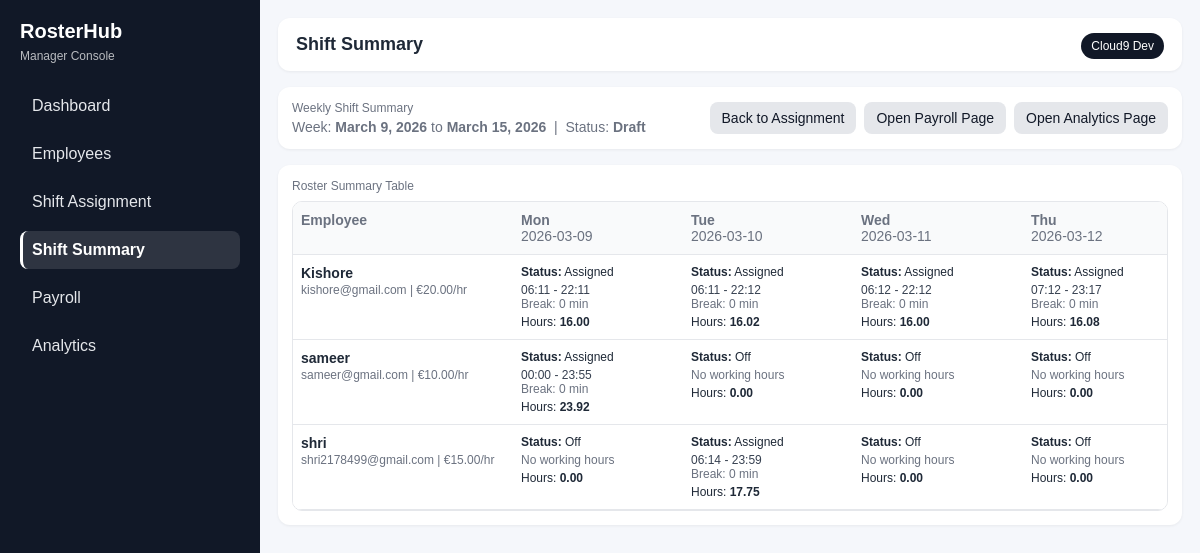
The app's page /roster/week-summary/ with its own data.
### apps/roster/models.py (models this page shows, shortened)
class WeeklyRoster(models.Model):
    STATUS_CHOICES = [
        ("draft", "Draft"),
        ("finalized", "Finalized"),
    ]
    week_start_date = models.DateField(unique=True)  # Monday
    week_end_date = models.DateField()               # Sunday
    status = models.CharField(max_length=20, choices=STATUS_CHOICES, default="draft")
    created_at = models.DateTimeField(auto_now_add=True)
    updated_at = models.DateTimeField(auto_now=True)
    class Meta:
        ordering = ["-week_start_date"]

class Shift(models.Model):
    SHIFT_STATUS_CHOICES = [
        ("assigned", "Assigned"),
        ("off", "Off"),
        ("leave", "Leave"),
        ("holiday", "Holiday"),
    ]
    weekly_roster = models.ForeignKey(
        WeeklyRoster,
        on_delete=models.CASCADE,
        related_name="shifts"
    )
    employee = models.ForeignKey(
        Employee,
        on_delete=models.CASCADE,
        related_name="shifts"
    )
    shift_date = models.DateField()
    start_time = models.TimeField(blank=True, null=True)
    end_time = models.TimeField(blank=True, null=True)
    break_minutes = models.PositiveIntegerField(default=0)
    total_hours = models.DecimalField(max_digits=5, decimal_places=2, default=0)
    shift_status = models.CharField(max_length=20, choices=SHIFT_STATUS_CHOICES, default="assigned")
    notes = models.CharField(max_length=255, blank=True, null=True)
    created_at = models.DateTimeField(auto_now_add=True)
    updated_at = models.DateTimeField(auto_now=True)
    class Meta:
        ordering = ["shift_date", "employee__name"]
        constraints = [
            models.UniqueConstraint(
                fields=["weekly_roster", "employee", "shift_date"],
                name="unique_shift_per_employee_per_day_per_roster"
            )
        ]

### apps/employees/models.py (models this page shows, shortened)
class Employee(models.Model):
    EMPLOYMENT_TYPE_CHOICES = [
        ("full_time", "Full-time"),
        ("part_time", "Part-time"),
        ("contract", "Contract"),
    ]
    name = models.CharField(max_length=100)
    email = models.EmailField(unique=True)
    hourly_rate = models.DecimalField(max_digits=10, decimal_places=2)
    age = models.PositiveIntegerField()
    department = models.CharField(max_length=100, blank=True, null=True)
    employment_type = models.CharField(
        max_length=20,
        choices=EMPLOYMENT_TYPE_CHOICES,
        default="full_time"
    )
    is_active = models.BooleanField(default=True)
    created_at = models.DateTimeField(auto_now_add=True)
    updated_at = models.DateTimeField(auto_now=True)
    class Meta:
        ordering = ["name"]

### apps/roster/views.py (the view)
# urls.py: path("week-summary/", views.week_summary, name="week_summary"),
def week_summary(request):
    active_roster_id = request.session.get("active_roster_id")
    if active_roster_id:
       roster = WeeklyRoster.objects.filter(id=active_roster_id).first()
    else:
       roster = WeeklyRoster.objects.order_by("-week_start_date").first()
    if not roster:
        messages.warning(request, "No weekly roster found. Please create a roster first.")
        return render(request, "roster/week_summary.html", {"roster": None})
    employees = Employee.objects.filter(is_active=True).order_by("name")
    week_days = []
    current_date = roster.week_start_date
    for _ in range(7):
        week_days.append(current_date)
        current_date += timedelta(days=1)
    shifts = Shift.objects.filter(
        weekly_roster=roster,
        employee__in=employees,
        shift_date__range=[roster.week_start_date, roster.week_end_date]
    )
    shift_lookup = {}
    for shift in shifts:
        key = f"{shift.employee_id}|{shift.shift_date.strftime('%Y-%m-%d')}"
        shift_lookup[key] = shift
    employee_totals = {}
    for emp in employees:
        total = 0
        for day in week_days:
            key = f"{emp.id}|{day.strftime('%Y-%m-%d')}"
            shift = shift_lookup.get(key)
            if shift:
                total += float(shift.total_hours or 0)
        employee_totals[emp.id] = round(total, 2)
    payroll_rows = PayrollSummary.objects.filter(
           weekly_roster=roster,
           employee__in=employees
          )
    payroll_lookup = {p.employee_id: p for p in payroll_rows}
    analytics_rows = WorkforceAnalyticsResult.objects.filter(
        weekly_roster=roster,
        employee__in=employees
    )
    analytics_lookup = {a.employee_id: a for a in analytics_rows}
    context = {
        "roster": roster,
        "employees": employees,
        "week_days": week_days,
        "shift_lookup_string_keys": shift_lookup,
        "employee_totals": employee_totals,
        "payroll_lookup": payroll_lookup,
        "analytics_lookup": analytics_lookup,
    }
    return render(request, "roster/week_summary.html", context)

### apps/roster/templatetags/roster_extras.py (called while the page is built)
@register.filter
def get_item(dictionary, key):
    if dictionary is None:
        return None
    return dictionary.get(key)

### templates/roster/week_summary.html (shortened to what this page needs)
{% extends "base.html" %}
{% load roster_extras %}
{% block page_title %}Shift Summary{% endblock %}
{% block content %}
  {% if not roster %}
    <div class="card">
      <div class="card-title">Weekly Shift Summary</div>
      <p>No roster available yet. Please create a weekly roster first.</p>
      <a href="{% url 'roster:week_select' %}" class="btn btn-primary">Create / Open Weekly Roster</a>
    </div>
  {% else %}
    <div class="card">
      <div style="display:flex; justify-content:space-between; align-items:center; gap:12px; flex-wrap:wrap;">
        <div>
          <div class="card-title" style="margin-bottom:4px;">Weekly Shift Summary</div>
          <div style="font-size:14px; color:#6b7280;">
            Week: <strong>{{ roster.week_start_date|date:"F j, Y" }}</strong> to <strong>{{ roster.week_end_date|date:"F j, Y" }}</strong>
            &nbsp;|&nbsp;
            Status: <strong>{{ roster.get_status_display }}</strong>
          </div>
        </div>
        <div style="display:flex; gap:8px; flex-wrap:wrap;">
          <a href="{% url 'roster:assign_week' roster.id %}" class="btn btn-secondary">Back to Assignment</a>
          <a href="{% url 'payroll:summary' %}" class="btn btn-secondary">Open Payroll Page</a>
          <a href="{% url 'analytics:summary' %}" class="btn btn-secondary">Open Analytics Page</a>
        </div>
      </div>
    </div>
    <div class="card" style="margin-top:16px;">
      <div class="card-title">Roster Summary Table</div>
      <div class="table-scroll">
        <table class="table table-roster">
          <thead>
            <tr>
              <th style="min-width:220px;">Employee</th>
              {% for day in week_days %}
                <th style="min-width:170px;">
                  {{ day|date:"D" }}<br>
                  <span style="font-weight:400; color:#6b7280;">{{ day|date:"Y-m-d" }}</span>
                </th>
              {% endfor %}
            </tr>
          </thead>
          <tbody>
            {% for emp in employees %}
              <tr>
                <td>
                  <strong>{{ emp.name }}</strong><br>
                  <span style="font-size:12px; color:#6b7280;">
                    {{ emp.email }} | €{{ emp.hourly_rate }}/hr
                  </span>
                </td>
                {% for day in week_days %}
                  {% with day_str=day|date:"Y-m-d" %}
                    {% with cell_key=emp.id|stringformat:"s"|add:"|"|add:day_str %}
                      {% with shift=shift_lookup_string_keys|get_item:cell_key %}
                        <td>
                          {% if shift %}
                            <div style="font-size:12px; margin-bottom:4px;">
                              <strong>Status:</strong> {{ shift.get_shift_status_display }}
                            </div>
                            {% if shift.shift_status == "assigned" %}
                              <div style="font-size:12px; color:#374151;">
                                {{ shift.start_time|time:"H:i" }} - {{ shift.end_time|time:"H:i" }}
                              </div>
                              <div style="font-size:12px; color:#6b7280;">
                                Break: {{ shift.break_minutes }} min
                              </div>
                              <div style="font-size:12px; margin-top:4px;">
                                Hours: <strong>{{ shift.total_hours }}</strong>
                              </div>
                            {% else %}
                              <div style="font-size:12px; color:#6b7280;">No working hours</div>
                              <div style="font-size:12px; margin-top:4px;">
                                Hours: <strong>{{ shift.total_hours }}</strong>
                              </div>
                            {% endif %}
                          {% else %}
                            <div style="font-size:12px; color:#9ca3af;">No entry</div>
                          {% endif %}
                        </td>
                      {% endwith %}
                    {% endwith %}
                  {% endwith %}
                {% endfor %}
              </tr>
            {% endfor %}
          </tbody>
        </table>
      </div>
    </div>
  {% endif %}
{% endblock %}

### templates/base.html (shortened to what this page needs)
<!DOCTYPE html>
<html lang="en">
<head>
  {% load static %}
  <link rel="stylesheet" href="{% static 'css/app.css' %}">
</head>
<body>
  <div class="layout">
    <aside class="sidebar">
      <div class="brand">
        <div class="brand-title">RosterHub</div>
        <div class="brand-subtitle">Manager Console</div>
      </div>
      <nav class="nav">
        <a class="nav-link {% if request.path == '/' %}active{% endif %}" href="{% url 'dashboard:home' %}">Dashboard</a>
        <a class="nav-link {% if request.path|slice:':10' == '/employees/' %}active{% endif %}" href="{% url 'employees:list' %}">Employees</a>
        <a class="nav-link {% if request.path == '/roster/week-select/' or '/roster/assign/' in request.path %}active{% endif %}"href="{% url 'roster:week_select' %}">Shift Assignment</a>
        <a class="nav-link {% if request.path == '/roster/week-summary/' %}active{% endif %}"href="{% url 'roster:week_summary' %}">Shift Summary</a>
        <a class="nav-link {% if request.path|slice:':9' == '/payroll/' %}active{% endif %}" href="{% url 'payroll:summary' %}">Payroll</a>
        <a class="nav-link {% if request.path|slice:':11' == '/analytics/' %}active{% endif %}" href="{% url 'analytics:summary' %}">Analytics</a>
      </nav>
    </aside>
    <main class="content">
      <header class="topbar">
        <div class="topbar-left">
          <h1 class="page-title">{% block page_title %}Dashboard{% endblock %}</h1>
        </div>
        <div class="topbar-right">
          <span class="badge">Cloud9 Dev</span>
        </div>
      </header>
      <section class="page">
  {% block content %}{% endblock %}
</section>
    </main>
  </div>
</body>
</html>

### static/css/app.css (style rules this page uses)
* { box-sizing: border-box; }
body { margin: 0; font-family: Arial, sans-serif; background: #f5f7fb; color: #1f2937; }
.layout { display: flex; min-height: 100vh; }
.sidebar { width: 260px; background: #111827; color: #fff; padding: 20px; }
.brand { margin-bottom: 24px; }
.brand-title { font-size: 20px; font-weight: 700; }
.brand-subtitle { font-size: 12px; opacity: 0.7; margin-top: 6px; }
.nav { display: flex; flex-direction: column; gap: 10px; }
.nav-link { color: #e5e7eb; text-decoration: none; padding: 10px 12px; border-radius: 8px; }
.content { flex: 1; padding: 18px; }
.topbar { background: #ffffff; border-radius: 12px; padding: 16px 18px; display: flex; align-items: center; justify-content: space-between; box-shadow: 0 1px 3px rgba(0,0,0,0.06); }
.page-title { margin: 0; font-size: 18px; }
.badge { background: #111827; color: #fff; padding: 6px 10px; border-radius: 999px; font-size: 12px; }
.page { margin-top: 16px; }
.card { background: #fff; border-radius: 12px; padding: 14px; box-shadow: 0 1px 3px rgba(0,0,0,0.06); }
.card-title { font-size: 12px; color: #6b7280; margin-bottom: 8px; }
.btn { display: inline-block; text-decoration: none; border: none; border-radius: 8px; padding: 8px 12px; cursor: pointer; font-size: 14px; }
.btn-secondary { background: #e5e7eb; color: #111827; }
.table { width: 100%; border-collapse: collapse; background: #fff; }
.table th, .table td { text-align: left; padding: 10px 8px; border-bottom: 1px solid #e5e7eb; font-size: 14px; }
.table th { color: #6b7280; font-weight: 600; background: #f9fafb; }
.table-roster td, .table-roster th { vertical-align: top; }
.table-roster thead th { position: sticky; top: 0; background: #f9fafb; z-index: 2; }
.table-roster th:first-child, .table-roster td:first-child { position: sticky; left: 0; background: #fff; z-index: 1; }
.table-roster thead th:first-child { z-index: 3; background: #f9fafb; }
html, body { height: 100%; margin: 0; overflow: hidden; }
.layout { display: flex; height: 100vh; overflow: hidden; }
.sidebar { width: 260px; height: 100vh; overflow-y: auto; flex-shrink: 0; }
.content { flex: 1; height: 100vh; overflow-y: auto; overflow-x: hidden; padding: 18px; }
.table-scroll { width: 100%; max-height: 65vh; overflow: auto; border: 1px solid #e5e7eb; border-radius: 10px; background: #fff; }
.table-scroll .table thead th { position: sticky; top: 0; z-index: 2; background: #f9fafb; }
.table-scroll .table th:first-child, .table-scroll .table td:first-child { position: sticky; left: 0; background: #fff; z-index: 1; }
.table-scroll .table thead th:first-child { z-index: 3; background: #f9fafb; }
.nav-link.active { background: rgba(255,255,255,0.12); color: #ffffff; font-weight: 600; border-left: 3px solid #ffffff; padding-left: 9px; }
.sidebar { width: 260px; height: 100vh; overflow-y: auto; overflow-x: hidden; flex-shrink: 0; }
.content { flex: 1; height: 100vh; overflow-y: auto; overflow-x: hidden; padding: 18px; min-width: 0; }
.page { min-width: 0; }
.table-scroll { width: 100%; max-width: 100%; max-height: 65vh; overflow: auto; border: 1px solid #e5e7eb; border-radius: 10px; background: #fff; }
.table-scroll .table { width: max-content; min-width: 100%; border-collapse: collapse; }

### records on screen
WeeklyRoster: week_start_date "March 9, 2026", week_end_date "March 15, 2026", status "Draft", week_days "Mon", week_days "2026-03-09"
Employee: name "Kishore", email "kishore@gmail.com", hourly_rate "20.00"
Shift: shift_status "Assigned", start_time "06:11", end_time "22:11", break_minutes "0", total_hours "16.00"
Shift: shift_status "Assigned", start_time "06:11", end_time "22:12", break_minutes "0", total_hours "16.02"
Shift: shift_status "Assigned", start_time "06:12", end_time "22:12", break_minutes "0", total_hours "16.00"
Shift: shift_status "Assigned", start_time "07:12", end_time "23:17", break_minutes "0", total_hours "16.08"
Employee: name "sameer", email "sameer@gmail.com", hourly_rate "10.00"
Shift: shift_status "Assigned", start_time "00:00", end_time "23:55", break_minutes "0", total_hours "23.92"
Shift: shift_status "Off", total_hours "0.00"
Shift: shift_status "Off", total_hours "0.00"
Shift: shift_status "Off", total_hours "0.00"
Employee: name "shri", email "shri2178499@gmail.com", hourly_rate "15.00"
Shift: shift_status "Off", total_hours "0.00"
Shift: shift_status "Assigned", start_time "06:14", end_time "23:59", break_minutes "0", total_hours "17.75"
Shift: shift_status "Off", total_hours "0.00"
Shift: shift_status "Off", total_hours "0.00"

### other values on screen
{{ day|date:"D" }} "Tue" "Wed" "Thu"
{{ day|date:"Y-m-d" }} "2026-03-10" "2026-03-11" "2026-03-12"
